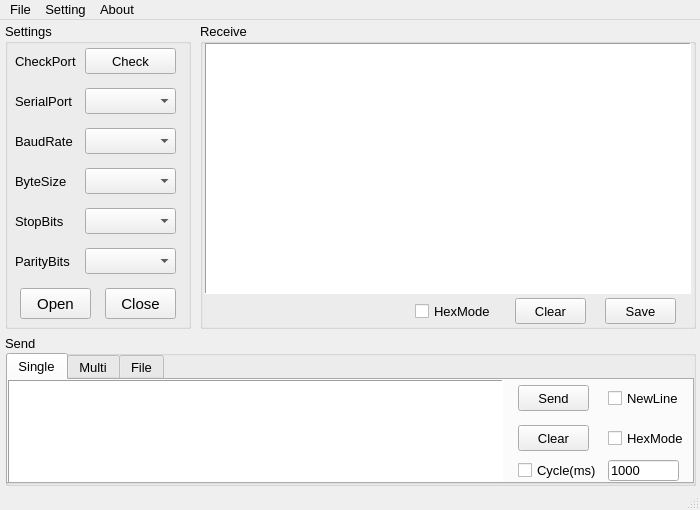
<?xml version="1.0" encoding="UTF-8"?>
<ui version="4.0">
 <class>MainWindow</class>
 <widget class="QMainWindow" name="MainWindow">
  <property name="geometry">
   <rect>
    <x>0</x>
    <y>0</y>
    <width>700</width>
    <height>510</height>
   </rect>
  </property>
  <property name="sizePolicy">
   <sizepolicy hsizetype="Preferred" vsizetype="Preferred">
    <horstretch>0</horstretch>
    <verstretch>0</verstretch>
   </sizepolicy>
  </property>
  <property name="minimumSize">
   <size>
    <width>700</width>
    <height>510</height>
   </size>
  </property>
  <property name="maximumSize">
   <size>
    <width>700</width>
    <height>510</height>
   </size>
  </property>
  <property name="font">
   <font>
    <pointsize>10</pointsize>
   </font>
  </property>
  <property name="windowTitle">
   <string>MainWindow</string>
  </property>
  <widget class="QWidget" name="centralwidget">
   <widget class="QGroupBox" name="groupBox">
    <property name="geometry">
     <rect>
      <x>5</x>
      <y>3</y>
      <width>186</width>
      <height>306</height>
     </rect>
    </property>
    <property name="font">
     <font>
      <pointsize>10</pointsize>
      <bold>false</bold>
     </font>
    </property>
    <property name="autoFillBackground">
     <bool>true</bool>
    </property>
    <property name="title">
     <string>Settings</string>
    </property>
    <widget class="QComboBox" name="comboBox_SPort">
     <property name="geometry">
      <rect>
       <x>80</x>
       <y>65</y>
       <width>91</width>
       <height>26</height>
      </rect>
     </property>
    </widget>
    <widget class="QLabel" name="label">
     <property name="geometry">
      <rect>
       <x>10</x>
       <y>65</y>
       <width>66</width>
       <height>26</height>
      </rect>
     </property>
     <property name="font">
      <font>
       <pointsize>10</pointsize>
       <bold>false</bold>
      </font>
     </property>
     <property name="text">
      <string>SerialPort</string>
     </property>
    </widget>
    <widget class="QLabel" name="label_2">
     <property name="geometry">
      <rect>
       <x>10</x>
       <y>105</y>
       <width>66</width>
       <height>26</height>
      </rect>
     </property>
     <property name="font">
      <font>
       <pointsize>10</pointsize>
       <bold>false</bold>
      </font>
     </property>
     <property name="text">
      <string>BaudRate</string>
     </property>
    </widget>
    <widget class="QComboBox" name="comboBox_BRate">
     <property name="geometry">
      <rect>
       <x>80</x>
       <y>105</y>
       <width>91</width>
       <height>26</height>
      </rect>
     </property>
    </widget>
    <widget class="QComboBox" name="comboBox_BSize">
     <property name="geometry">
      <rect>
       <x>80</x>
       <y>145</y>
       <width>91</width>
       <height>26</height>
      </rect>
     </property>
    </widget>
    <widget class="QLabel" name="label_3">
     <property name="geometry">
      <rect>
       <x>10</x>
       <y>145</y>
       <width>66</width>
       <height>26</height>
      </rect>
     </property>
     <property name="font">
      <font>
       <pointsize>10</pointsize>
       <bold>false</bold>
      </font>
     </property>
     <property name="text">
      <string>ByteSize</string>
     </property>
    </widget>
    <widget class="QComboBox" name="comboBox_SBit">
     <property name="geometry">
      <rect>
       <x>80</x>
       <y>185</y>
       <width>91</width>
       <height>26</height>
      </rect>
     </property>
    </widget>
    <widget class="QLabel" name="label_4">
     <property name="geometry">
      <rect>
       <x>10</x>
       <y>185</y>
       <width>66</width>
       <height>26</height>
      </rect>
     </property>
     <property name="font">
      <font>
       <pointsize>10</pointsize>
       <bold>false</bold>
      </font>
     </property>
     <property name="text">
      <string>StopBits</string>
     </property>
    </widget>
    <widget class="QComboBox" name="comboBox_PBit">
     <property name="geometry">
      <rect>
       <x>80</x>
       <y>225</y>
       <width>91</width>
       <height>26</height>
      </rect>
     </property>
    </widget>
    <widget class="QLabel" name="label_5">
     <property name="geometry">
      <rect>
       <x>10</x>
       <y>225</y>
       <width>66</width>
       <height>26</height>
      </rect>
     </property>
     <property name="font">
      <font>
       <pointsize>10</pointsize>
       <bold>false</bold>
      </font>
     </property>
     <property name="text">
      <string>ParityBits </string>
     </property>
    </widget>
    <widget class="QLabel" name="label_7">
     <property name="geometry">
      <rect>
       <x>10</x>
       <y>25</y>
       <width>66</width>
       <height>26</height>
      </rect>
     </property>
     <property name="font">
      <font>
       <pointsize>10</pointsize>
       <bold>false</bold>
      </font>
     </property>
     <property name="text">
      <string>CheckPort</string>
     </property>
    </widget>
    <widget class="QPushButton" name="pushButton_Check">
     <property name="geometry">
      <rect>
       <x>80</x>
       <y>25</y>
       <width>91</width>
       <height>26</height>
      </rect>
     </property>
     <property name="text">
      <string>Check</string>
     </property>
    </widget>
    <widget class="QPushButton" name="pushButton_Open">
     <property name="geometry">
      <rect>
       <x>15</x>
       <y>265</y>
       <width>71</width>
       <height>31</height>
      </rect>
     </property>
     <property name="font">
      <font>
       <pointsize>11</pointsize>
       <bold>false</bold>
      </font>
     </property>
     <property name="text">
      <string>Open</string>
     </property>
    </widget>
    <widget class="QPushButton" name="pushButton_Close">
     <property name="geometry">
      <rect>
       <x>100</x>
       <y>265</y>
       <width>71</width>
       <height>31</height>
      </rect>
     </property>
     <property name="font">
      <font>
       <pointsize>11</pointsize>
       <bold>false</bold>
      </font>
     </property>
     <property name="text">
      <string>Close</string>
     </property>
    </widget>
   </widget>
   <widget class="QGroupBox" name="groupBox_2">
    <property name="geometry">
     <rect>
      <x>5</x>
      <y>315</y>
      <width>691</width>
      <height>151</height>
     </rect>
    </property>
    <property name="autoFillBackground">
     <bool>true</bool>
    </property>
    <property name="title">
     <string>Send</string>
    </property>
    <widget class="QTabWidget" name="tabWidget">
     <property name="geometry">
      <rect>
       <x>1</x>
       <y>18</y>
       <width>688</width>
       <height>131</height>
      </rect>
     </property>
     <property name="autoFillBackground">
      <bool>false</bool>
     </property>
     <property name="currentIndex">
      <number>0</number>
     </property>
     <widget class="QWidget" name="single">
      <attribute name="title">
       <string>Single</string>
      </attribute>
      <widget class="QTextEdit" name="textEdit_sSend">
       <property name="geometry">
        <rect>
         <x>0</x>
         <y>0</y>
         <width>495</width>
         <height>106</height>
        </rect>
       </property>
       <property name="frameShape">
        <enum>QFrame::Panel</enum>
       </property>
       <property name="frameShadow">
        <enum>QFrame::Sunken</enum>
       </property>
       <property name="acceptRichText">
        <bool>false</bool>
       </property>
      </widget>
      <widget class="QCheckBox" name="checkBox_sCycle">
       <property name="geometry">
        <rect>
         <x>510</x>
         <y>80</y>
         <width>81</width>
         <height>21</height>
        </rect>
       </property>
       <property name="text">
        <string>Cycle(ms)</string>
       </property>
      </widget>
      <widget class="QLineEdit" name="lineEdit_sCycle">
       <property name="geometry">
        <rect>
         <x>600</x>
         <y>80</y>
         <width>71</width>
         <height>21</height>
        </rect>
       </property>
       <property name="text">
        <string>1000</string>
       </property>
      </widget>
      <widget class="QCheckBox" name="checkBox_sNewline">
       <property name="geometry">
        <rect>
         <x>600</x>
         <y>5</y>
         <width>79</width>
         <height>26</height>
        </rect>
       </property>
       <property name="text">
        <string>NewLine</string>
       </property>
      </widget>
      <widget class="QCheckBox" name="checkBox_sHexmode">
       <property name="geometry">
        <rect>
         <x>600</x>
         <y>45</y>
         <width>79</width>
         <height>26</height>
        </rect>
       </property>
       <property name="text">
        <string>HexMode</string>
       </property>
      </widget>
      <widget class="QPushButton" name="pushButton_sSend">
       <property name="geometry">
        <rect>
         <x>510</x>
         <y>5</y>
         <width>71</width>
         <height>26</height>
        </rect>
       </property>
       <property name="text">
        <string>Send</string>
       </property>
      </widget>
      <widget class="QPushButton" name="pushButton_sClear">
       <property name="geometry">
        <rect>
         <x>510</x>
         <y>45</y>
         <width>71</width>
         <height>26</height>
        </rect>
       </property>
       <property name="text">
        <string>Clear</string>
       </property>
      </widget>
     </widget>
     <widget class="QWidget" name="multi">
      <attribute name="title">
       <string>Multi</string>
      </attribute>
      <widget class="QCheckBox" name="checkBox_m1">
       <property name="geometry">
        <rect>
         <x>5</x>
         <y>5</y>
         <width>31</width>
         <height>26</height>
        </rect>
       </property>
       <property name="text">
        <string>1</string>
       </property>
      </widget>
      <widget class="QLineEdit" name="lineEdit_m1">
       <property name="geometry">
        <rect>
         <x>35</x>
         <y>5</y>
         <width>186</width>
         <height>26</height>
        </rect>
       </property>
      </widget>
      <widget class="QLineEdit" name="lineEdit_m2">
       <property name="geometry">
        <rect>
         <x>35</x>
         <y>40</y>
         <width>186</width>
         <height>26</height>
        </rect>
       </property>
      </widget>
      <widget class="QCheckBox" name="checkBox_m2">
       <property name="geometry">
        <rect>
         <x>5</x>
         <y>40</y>
         <width>31</width>
         <height>26</height>
        </rect>
       </property>
       <property name="text">
        <string>2</string>
       </property>
      </widget>
      <widget class="QLineEdit" name="lineEdit_m3">
       <property name="geometry">
        <rect>
         <x>35</x>
         <y>75</y>
         <width>186</width>
         <height>26</height>
        </rect>
       </property>
      </widget>
      <widget class="QCheckBox" name="checkBox_m3">
       <property name="geometry">
        <rect>
         <x>5</x>
         <y>75</y>
         <width>31</width>
         <height>26</height>
        </rect>
       </property>
       <property name="text">
        <string>3</string>
       </property>
      </widget>
      <widget class="QPushButton" name="pushButton_m1">
       <property name="geometry">
        <rect>
         <x>230</x>
         <y>5</y>
         <width>41</width>
         <height>26</height>
        </rect>
       </property>
       <property name="text">
        <string>1</string>
       </property>
      </widget>
      <widget class="QPushButton" name="pushButton_m2">
       <property name="geometry">
        <rect>
         <x>230</x>
         <y>40</y>
         <width>41</width>
         <height>26</height>
        </rect>
       </property>
       <property name="text">
        <string>2</string>
       </property>
      </widget>
      <widget class="QPushButton" name="pushButton_m3">
       <property name="geometry">
        <rect>
         <x>230</x>
         <y>75</y>
         <width>41</width>
         <height>26</height>
        </rect>
       </property>
       <property name="text">
        <string>3</string>
       </property>
      </widget>
      <widget class="QPushButton" name="pushButton_m4">
       <property name="geometry">
        <rect>
         <x>520</x>
         <y>5</y>
         <width>41</width>
         <height>26</height>
        </rect>
       </property>
       <property name="text">
        <string>4</string>
       </property>
      </widget>
      <widget class="QCheckBox" name="checkBox_m5">
       <property name="geometry">
        <rect>
         <x>295</x>
         <y>40</y>
         <width>31</width>
         <height>26</height>
        </rect>
       </property>
       <property name="text">
        <string>5</string>
       </property>
      </widget>
      <widget class="QPushButton" name="pushButton_m5">
       <property name="geometry">
        <rect>
         <x>520</x>
         <y>40</y>
         <width>41</width>
         <height>26</height>
        </rect>
       </property>
       <property name="text">
        <string>5</string>
       </property>
      </widget>
      <widget class="QPushButton" name="pushButton_m6">
       <property name="geometry">
        <rect>
         <x>520</x>
         <y>75</y>
         <width>41</width>
         <height>26</height>
        </rect>
       </property>
       <property name="text">
        <string>6</string>
       </property>
      </widget>
      <widget class="QCheckBox" name="checkBox_m6">
       <property name="geometry">
        <rect>
         <x>295</x>
         <y>75</y>
         <width>31</width>
         <height>26</height>
        </rect>
       </property>
       <property name="text">
        <string>6</string>
       </property>
      </widget>
      <widget class="QCheckBox" name="checkBox_m4">
       <property name="geometry">
        <rect>
         <x>295</x>
         <y>5</y>
         <width>31</width>
         <height>26</height>
        </rect>
       </property>
       <property name="text">
        <string>4</string>
       </property>
      </widget>
      <widget class="QLineEdit" name="lineEdit_m6">
       <property name="geometry">
        <rect>
         <x>325</x>
         <y>75</y>
         <width>186</width>
         <height>26</height>
        </rect>
       </property>
      </widget>
      <widget class="QLineEdit" name="lineEdit_m4">
       <property name="geometry">
        <rect>
         <x>325</x>
         <y>5</y>
         <width>186</width>
         <height>26</height>
        </rect>
       </property>
      </widget>
      <widget class="QLineEdit" name="lineEdit_m5">
       <property name="geometry">
        <rect>
         <x>325</x>
         <y>40</y>
         <width>186</width>
         <height>26</height>
        </rect>
       </property>
      </widget>
      <widget class="QCheckBox" name="checkBox_mNewLine">
       <property name="geometry">
        <rect>
         <x>590</x>
         <y>0</y>
         <width>81</width>
         <height>26</height>
        </rect>
       </property>
       <property name="text">
        <string>NewLine</string>
       </property>
      </widget>
      <widget class="QCheckBox" name="checkBox_mHexMode">
       <property name="geometry">
        <rect>
         <x>590</x>
         <y>30</y>
         <width>81</width>
         <height>26</height>
        </rect>
       </property>
       <property name="text">
        <string>HexMode</string>
       </property>
      </widget>
      <widget class="QLineEdit" name="lineEdit_mCycle">
       <property name="geometry">
        <rect>
         <x>595</x>
         <y>80</y>
         <width>71</width>
         <height>21</height>
        </rect>
       </property>
       <property name="text">
        <string>1000</string>
       </property>
      </widget>
      <widget class="QCheckBox" name="checkBox_mCycle">
       <property name="geometry">
        <rect>
         <x>590</x>
         <y>60</y>
         <width>81</width>
         <height>21</height>
        </rect>
       </property>
       <property name="text">
        <string>Cycle(ms)</string>
       </property>
      </widget>
     </widget>
     <widget class="QWidget" name="file">
      <attribute name="title">
       <string>File</string>
      </attribute>
      <widget class="QLineEdit" name="lineEdit_fFile">
       <property name="geometry">
        <rect>
         <x>45</x>
         <y>20</y>
         <width>311</width>
         <height>31</height>
        </rect>
       </property>
      </widget>
      <widget class="QLabel" name="label_6">
       <property name="geometry">
        <rect>
         <x>10</x>
         <y>20</y>
         <width>36</width>
         <height>31</height>
        </rect>
       </property>
       <property name="text">
        <string> File:</string>
       </property>
      </widget>
      <widget class="QPushButton" name="pushButton_fSelect">
       <property name="geometry">
        <rect>
         <x>370</x>
         <y>20</y>
         <width>61</width>
         <height>31</height>
        </rect>
       </property>
       <property name="text">
        <string>Select</string>
       </property>
      </widget>
      <widget class="QPushButton" name="pushButton_fSend">
       <property name="geometry">
        <rect>
         <x>445</x>
         <y>20</y>
         <width>61</width>
         <height>31</height>
        </rect>
       </property>
       <property name="text">
        <string>Send</string>
       </property>
      </widget>
     </widget>
    </widget>
   </widget>
   <widget class="QGroupBox" name="groupBox_2">
    <property name="geometry">
     <rect>
      <x>200</x>
      <y>3</y>
      <width>496</width>
      <height>306</height>
     </rect>
    </property>
    <property name="autoFillBackground">
     <bool>true</bool>
    </property>
    <property name="title">
     <string>Receive</string>
    </property>
    <property name="flat">
     <bool>false</bool>
    </property>
    <widget class="QTextEdit" name="textEdit_Receive">
     <property name="geometry">
      <rect>
       <x>5</x>
       <y>20</y>
       <width>486</width>
       <height>251</height>
      </rect>
     </property>
     <property name="frameShape">
      <enum>QFrame::Panel</enum>
     </property>
     <property name="frameShadow">
      <enum>QFrame::Sunken</enum>
     </property>
     <property name="readOnly">
      <bool>true</bool>
     </property>
    </widget>
    <widget class="QCheckBox" name="checkBox_RHexmode">
     <property name="geometry">
      <rect>
       <x>215</x>
       <y>275</y>
       <width>79</width>
       <height>26</height>
      </rect>
     </property>
     <property name="text">
      <string>HexMode</string>
     </property>
    </widget>
    <widget class="QPushButton" name="pushButton_RClear">
     <property name="geometry">
      <rect>
       <x>315</x>
       <y>275</y>
       <width>71</width>
       <height>26</height>
      </rect>
     </property>
     <property name="text">
      <string>Clear</string>
     </property>
    </widget>
    <widget class="QPushButton" name="pushButton_RSave">
     <property name="geometry">
      <rect>
       <x>405</x>
       <y>275</y>
       <width>71</width>
       <height>26</height>
      </rect>
     </property>
     <property name="text">
      <string>Save</string>
     </property>
    </widget>
   </widget>
  </widget>
  <widget class="QMenuBar" name="menubar">
   <property name="geometry">
    <rect>
     <x>0</x>
     <y>0</y>
     <width>700</width>
     <height>23</height>
    </rect>
   </property>
   <property name="font">
    <font>
     <pointsize>10</pointsize>
    </font>
   </property>
   <widget class="QMenu" name="menuFile">
    <property name="font">
     <font>
      <pointsize>10</pointsize>
     </font>
    </property>
    <property name="title">
     <string>File</string>
    </property>
    <addaction name="actionOpen_File"/>
    <addaction name="separator"/>
    <addaction name="actionExit"/>
   </widget>
   <widget class="QMenu" name="menuAbout">
    <property name="font">
     <font>
      <pointsize>10</pointsize>
      <bold>false</bold>
     </font>
    </property>
    <property name="title">
     <string>About</string>
    </property>
    <addaction name="actionAbout"/>
   </widget>
   <widget class="QMenu" name="menuSetting">
    <property name="title">
     <string>Setting</string>
    </property>
    <widget class="QMenu" name="menuEncoding_Type">
     <property name="title">
      <string>Encoding Set</string>
     </property>
     <addaction name="actionUTF_8"/>
     <addaction name="separator"/>
     <addaction name="actionGBK"/>
    </widget>
    <addaction name="menuEncoding_Type"/>
   </widget>
   <addaction name="menuFile"/>
   <addaction name="menuSetting"/>
   <addaction name="menuAbout"/>
  </widget>
  <widget class="QStatusBar" name="statusbar"/>
  <action name="actionAbout">
   <property name="text">
    <string>About</string>
   </property>
  </action>
  <action name="actionExit">
   <property name="text">
    <string>Exit</string>
   </property>
  </action>
  <action name="actionOpen_File">
   <property name="text">
    <string>Open File</string>
   </property>
  </action>
  <action name="actionUTF_8">
   <property name="checkable">
    <bool>true</bool>
   </property>
   <property name="text">
    <string>UTF-8</string>
   </property>
  </action>
  <action name="actionGBK">
   <property name="checkable">
    <bool>true</bool>
   </property>
   <property name="checked">
    <bool>true</bool>
   </property>
   <property name="text">
    <string>GBK</string>
   </property>
  </action>
 </widget>
 <resources>
  <include location="../resrc/resource.qrc"/>
 </resources>
 <connections/>
</ui>
